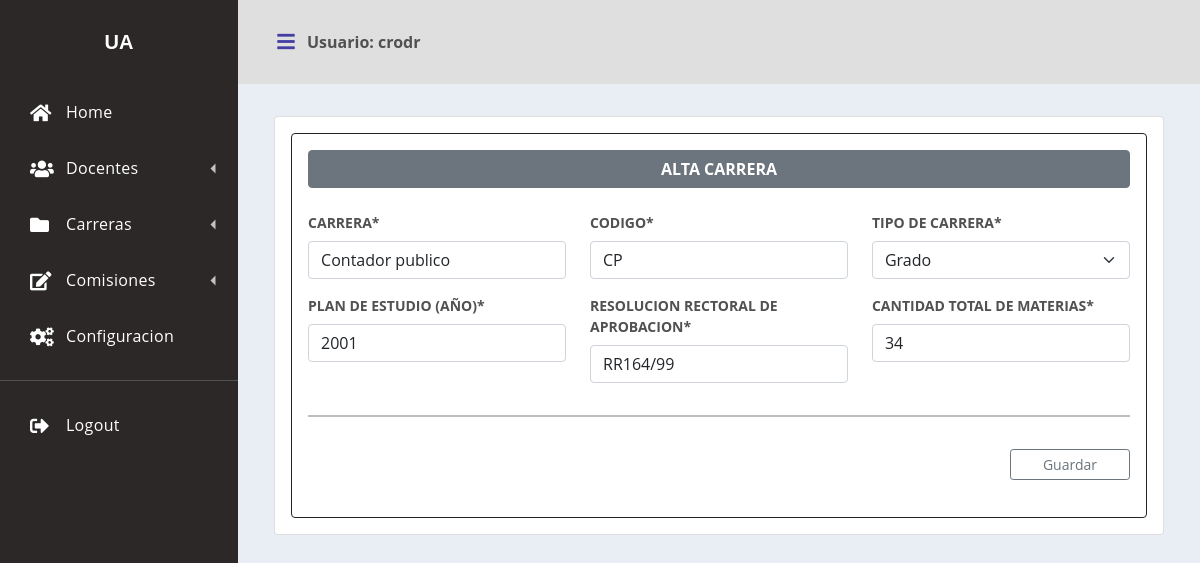
The app's page /editar_carrera/9 (signed in), older data.
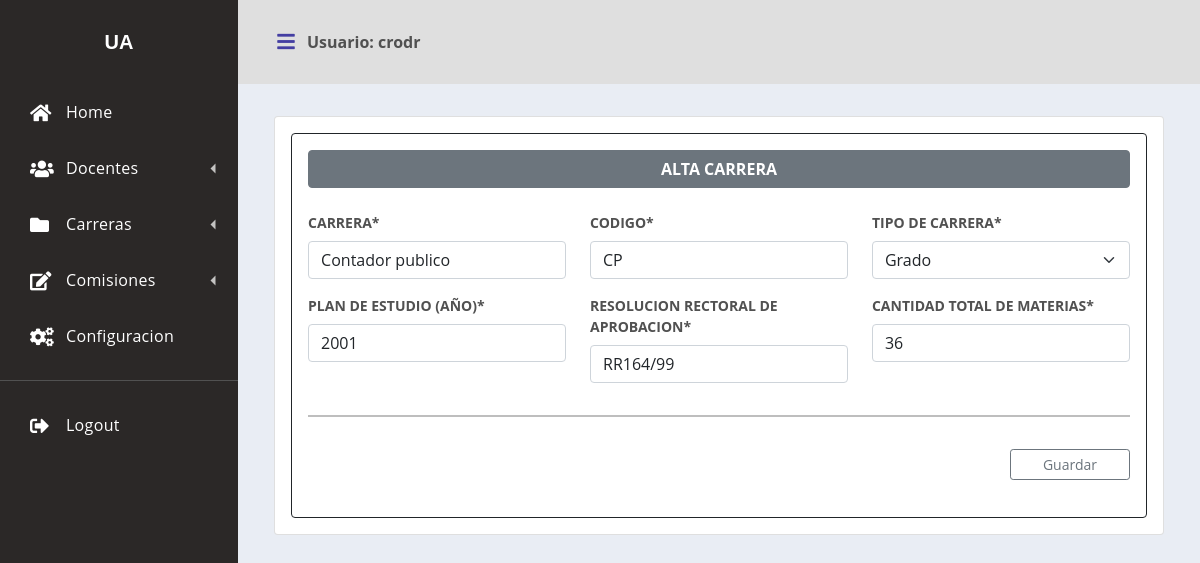
The same page, newer data.
### app_nomb_doc/models.py (models this page shows, shortened)
class Carreras(models.Model):   #OK
    carrera=models.CharField(max_length=40)
    codigo=models.CharField(max_length=20, unique=True)
    tipo_carrera=models.CharField(max_length=40)
    plan_de_estudio=models.IntegerField()
    resolucion_rectoral=models.CharField(max_length=20)
    cantidad_asignaturas=models.IntegerField()
    class Meta: #Para personalizar datos en admin
        verbose_name="Carrera"
        verbose_name_plural="Carreras"
        db_table="Carreras"

### app_nomb_doc/views.py (the view, shortened to what this page needs)
# urls.py: path('editar_carrera/<id>', editar_carrera, name='editarcarrera'),
@login_required
def editar_carrera (request, id):
    carrera_editar=Carreras.objects.get(id=id)
    contexto={
        'formulario':FormAltaCarrera(
            instance=carrera_editar),
    }
    return render(request, 'formularios/carreras/form_alta_carrera.html', contexto)

### app_nomb_doc/templates/formularios/carreras/form_alta_carrera.html (shortened to what this page needs)
{% extends 'static/inicio.html' %}
{% load crispy_forms_tags %}
{% block contenido %}
<body>
    <br>
    <br>
    <div class="container mt-18" style="width: 95%; font-size:14px">
    <form action="" method="POST" class="card p-3 mt-5" autocomplete="on" novalidate> {% csrf_token %}
        <div class="card border-dark p-3">
            <span class="btn btn-secondary mb-4"><strong>ALTA CARRERA</strong></span>
            <div class="row">
                <div class="col-4"><strong>{{formulario.carrera|as_crispy_field}}</strong></div>
                <div class="col-4"><strong>{{formulario.codigo|as_crispy_field}}</strong></div>
                <div class="col-4"><strong>{{formulario.tipo_carrera|as_crispy_field}}</strong></div>
            </div>
            <div class="row">
                <div class="col-4"><strong>{{formulario.plan_de_estudio|as_crispy_field}}</strong></div>
                <div class="col-4"><strong>{{formulario.resolucion_rectoral|as_crispy_field}}</strong></div>
                <div class="col-4"><strong>{{formulario.cantidad_asignaturas|as_crispy_field}}</strong></div>
            </div>
            <hr style="border: 1px solid black;">
            <div class="d-grid gap-2 d-md-flex justify-content-md-end">
                <button type="submit" class="btn btn-outline-secondary btn-sm mt-3" style="width:120px" value='Guardar'>Guardar</button>
            </div>
    <br>
        </div>
    </form>
    </div>
</body>
{% endblock %}

Row changes from the older to the newer data that the page shows:
changed Carreras "Contador publico": cantidad_asignaturas "34" → "36"
